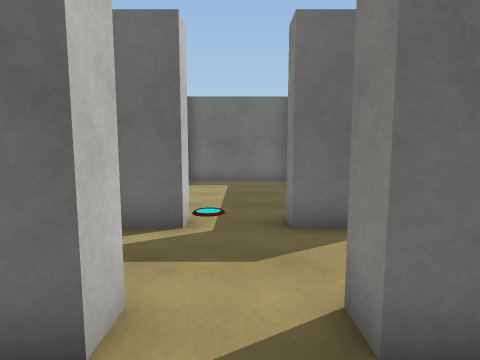
View 1 (above)

16 first-person views from a walk through a 3-D level made in the Unity game engine. The camera is 1.5 m above the floor, tilts 6° down and sees 80° across. The floor is counted in squares, 1 m on a side. Each view is taken from the middle of a square. On the plan, view 1 faces up. The plan holds only what a view shows up to about 14 squares ahead; the rest is blank. The player character is not drawn. Some animated figures are not drawn. Surface patterns are stand-ins for the level's own textures.

View 2
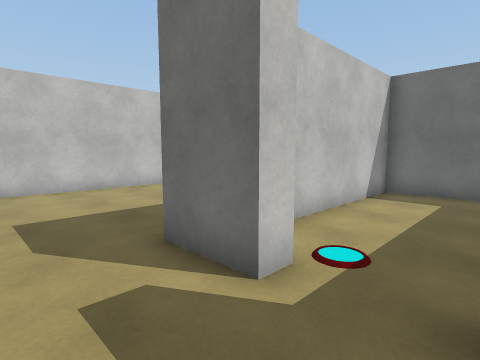

View 3
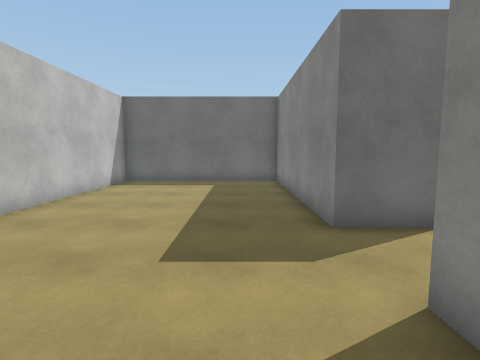

View 4
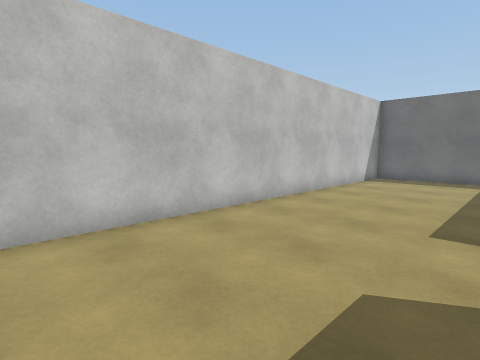

View 5
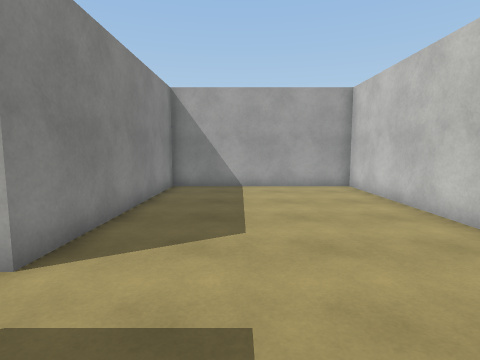

View 6
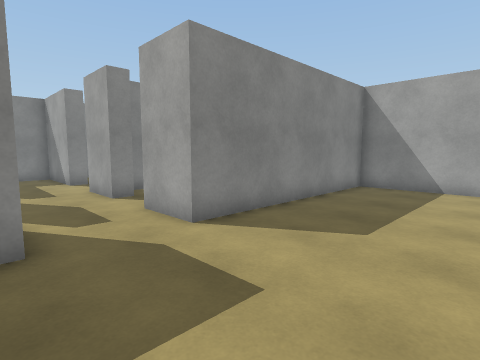

View 7
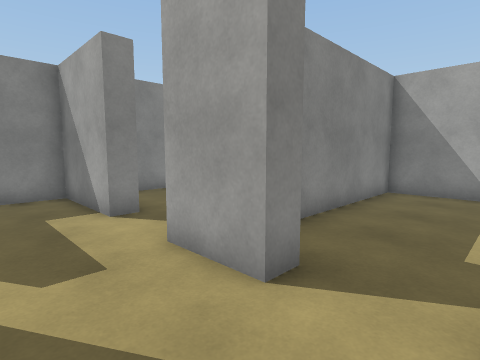

View 8
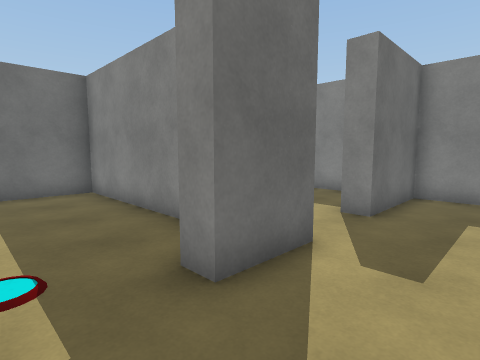

View 9
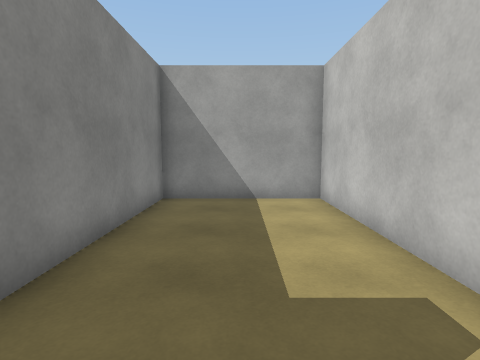

View 10
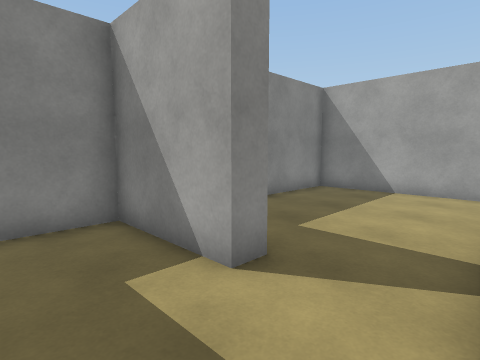

View 11
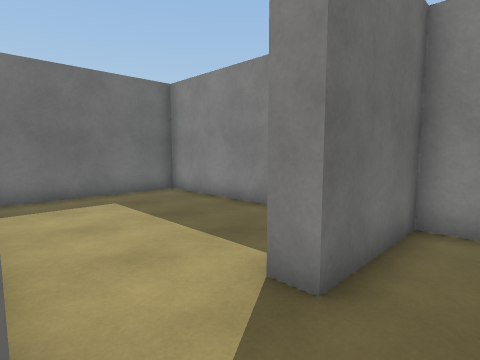

View 12
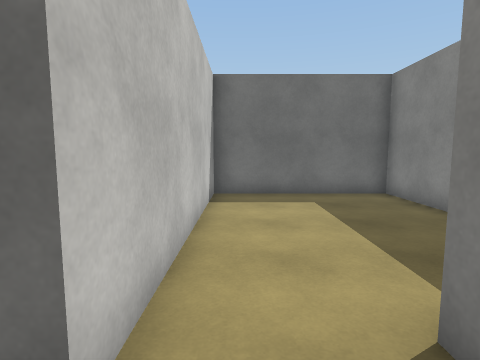

View 13
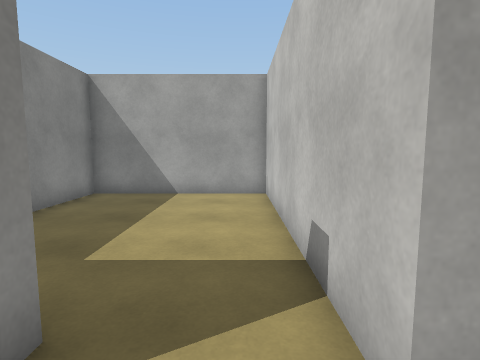

View 14
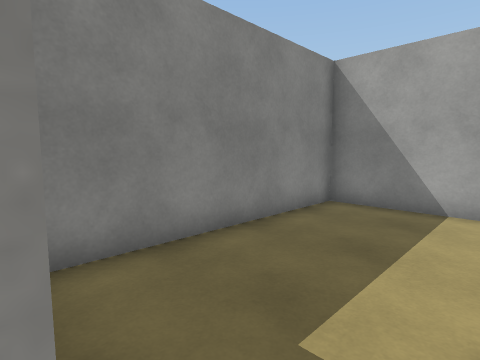

View 15
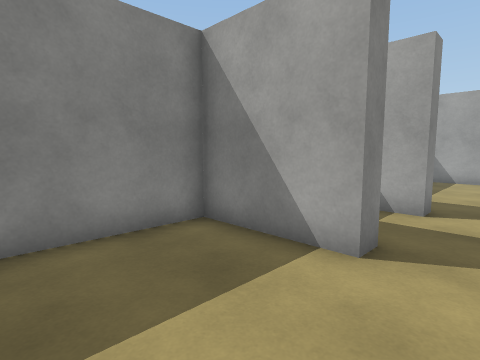

View 16
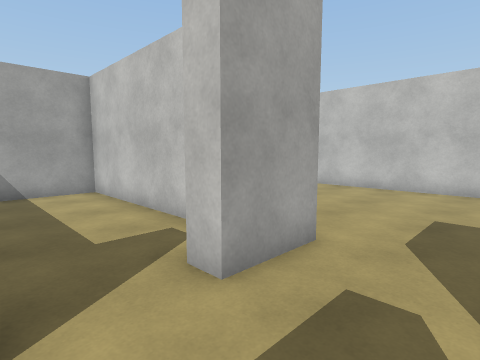

### Floor plan
Ten units are one square. View 1 is at (0, 0); x grows to the right and y downward. Boxes are objects, and circles mark ways between rooms. Rooms are numbered by the first view taken in them; rooms with no view inside come last. Other rooms are left out.
<svg viewBox="-110 -143 205 206">
<path fill="none" stroke="#000" d="M-11 -61 -11 -54 -32 -54 -32 -138 -105 -138 -105 58 -32 58 -32 -26 -11 -26 -11 -19 -18 -19M-25 -2 -25 58 24 58 24 -12M18 -19 10 -19 10 -26 31 -26 31 -16M31 -64 31 -54 10 -54 10 -61M24 -82 24 -138 -25 -138 -25 -81M55 -19 55 -26 90 -26 90 -54 55 -54 55 -61M55 -61 90 -61 90 -138 31 -138 31 -64M31 -16 31 58 90 58 90 -14"/>
<circle cx="45" cy="-60" r="3" fill="#2a7"/>
<circle cx="45" cy="-20" r="3" fill="#2a7"/>
<text x="-30" y="-40">1</text>
<text x="60" y="-100">2</text>
<text x="60" y="20">3</text>
</svg>
Room 1 opens to room 2. Room 1 opens to room 3.

Where each view was taken, in squares from view 1:
view 1: 0 up, 0 right, facing up
view 2: 3 up, 1 right, facing up-left
view 3: 0 up, 5 left, facing up
view 4: 2 down, 5 left, facing up-left
view 5: 6 up, 6 left, facing down
view 6: 6 up, 8 left, facing down-right
view 7: 5 up, 1 left, facing down-right
view 8: 3 up, 1 left, facing up-right
view 9: 3 up, 0 right, facing down
view 10: 5 up, 3 right, facing down-right
view 11: 4 up, 3 right, facing up-right
view 12: 4 up, 4 right, facing up
view 13: 4 up, 4 right, facing down
view 14: 2 up, 5 right, facing down-right
view 15: 10 up, 4 right, facing down-right
view 16: 5 up, 1 right, facing down-left
